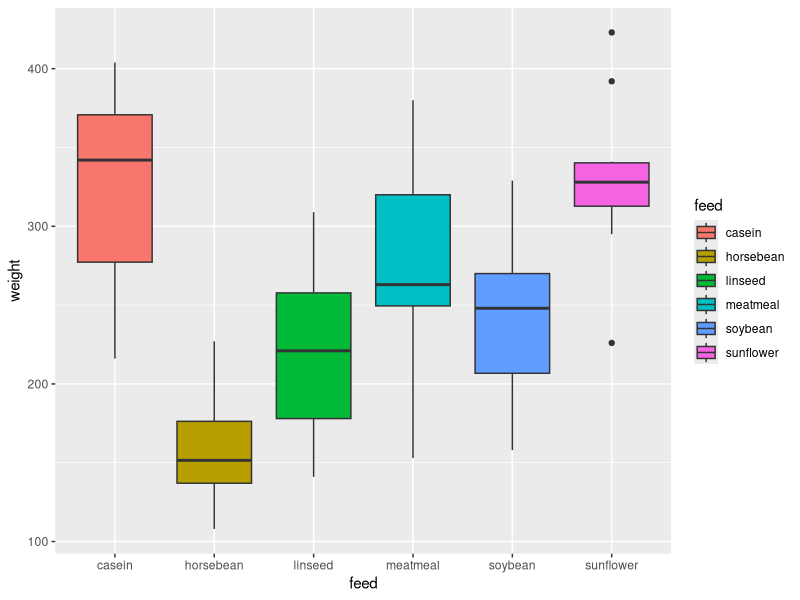
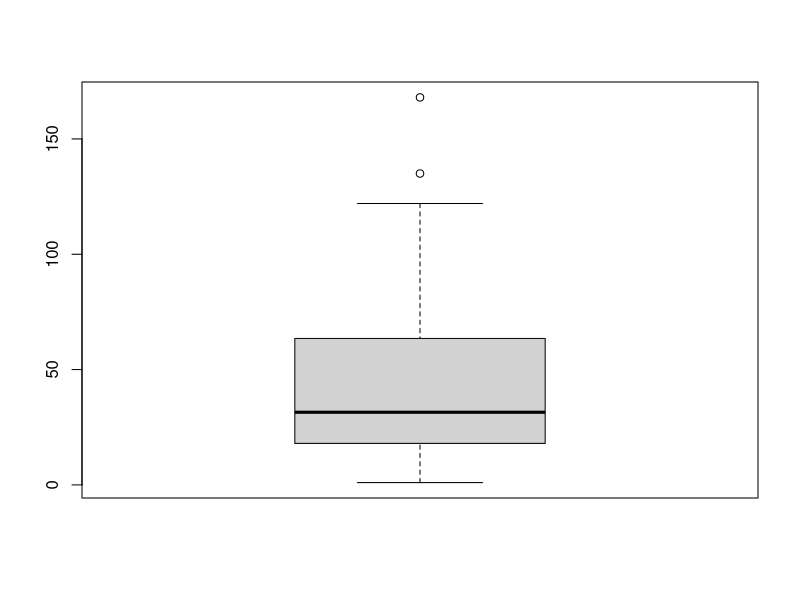
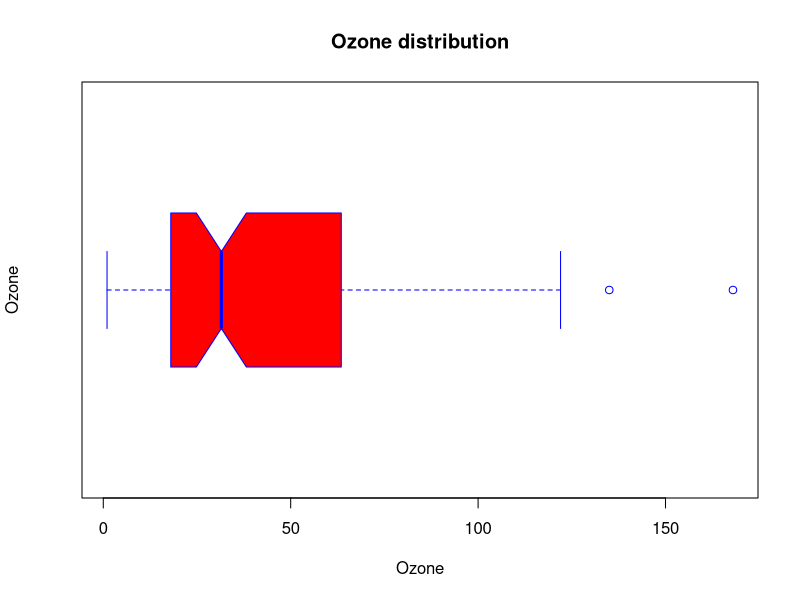
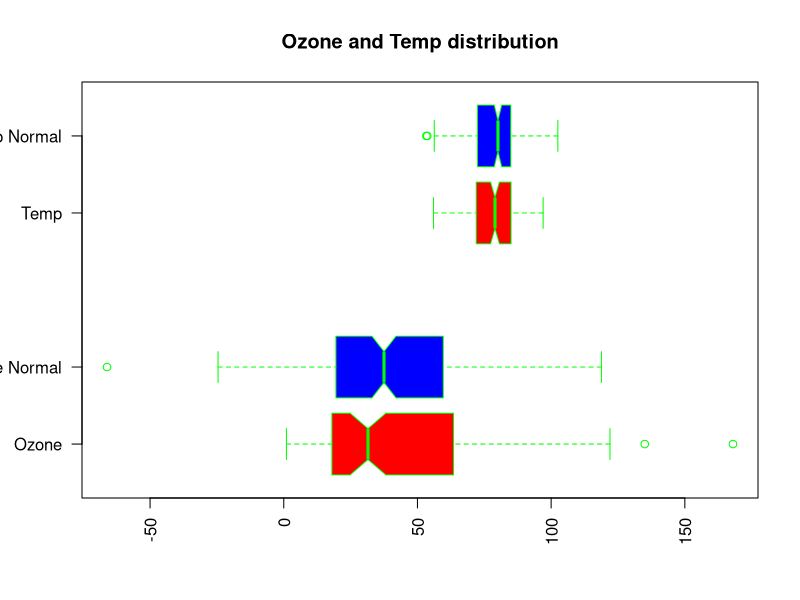
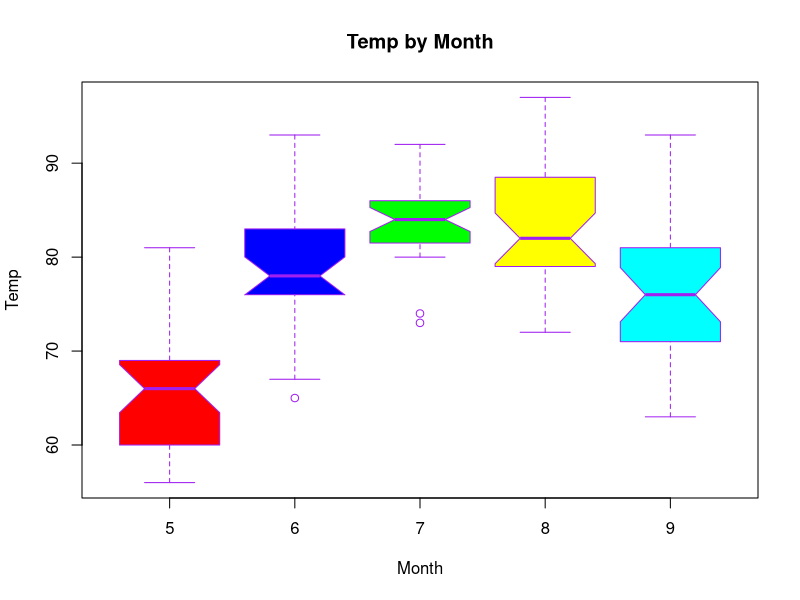

These charts were generated, in order, by the following R code:
library(tidyverse)
# view(chickwts) # display the chickwts data
data(chickwts)
str(chickwts)
qplot(data=chickwts, x=feed, y=weight,geom = 'boxplot' , fill= feed)

data(airquality)
str(airquality)
boxplot(airquality$Ozone)

# Horizontal boxplot
boxplot(airquality$Ozone,
        main='Ozone distribution',
        xlab='Ozone',
        ylab='Ozone',
        col='red',
        border='blue',
        horizontal=TRUE,
        notch=TRUE)


# Multiple boxplot
ozone = airquality$Ozone
temp = airquality$Temp

# na.rm: it mean null should be removed
ozone_norm = rnorm(200, mean= mean(ozone, na.rm= TRUE), sd= sd(ozone, na.rm= TRUE))
temp_norm = rnorm(200, mean= mean(temp, na.rm= TRUE), sd= sd(temp, na.rm= TRUE))

boxplot(ozone,ozone_norm,temp, temp_norm, 
        main= 'Ozone and Temp distribution',
        at= c(1,2,4,5),
        names= c('Ozone', 'Ozone Normal', 'Temp', 'Temp Normal'),
        las = 2,
        col= c('red', 'blue'),
        border= 'green',
        horizontal=TRUE,
        notch=TRUE
)


boxplot(Temp ~ Month,
        data=airquality,
        main='Temp by Month', 
        xlab='Month', 
        ylab='Temp',
        col = c('red', 'blue', 'green', 'yellow','cyan'),
        notch=TRUE,
        border='purple'
        )
